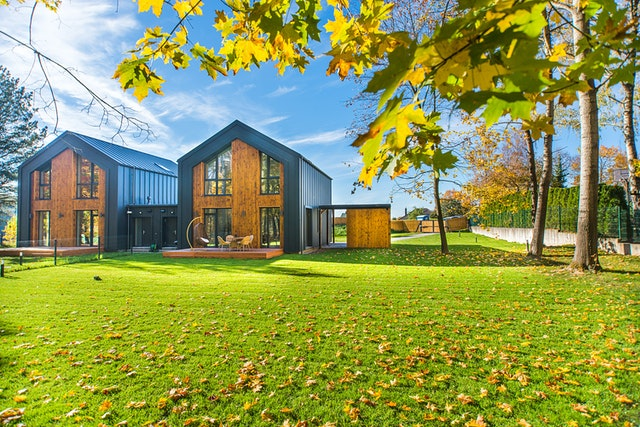
#> input picture OpenCV_Image_Processing/Shi-Tomasi-Corner-Detection/house.jpg, 640 x 427 px
$ jupyter execute ShiTomasiCornerDetection_GoodFeaturesToTrack.ipynb
#> lines starting #> are read from the running program, lines starting #| are printed output that depends on the picture; after the words box and inside, x2 and y2 are one past the last pixel; in counts of white or black regions, pixels touching at a corner belong together
[cell 1]
import numpy as np
import cv2
from matplotlib import pyplot as plt

[cell 2]
my_image = cv2.imread('house.jpg')
#> my_image is the input picture: shape (427, 640, 3); mean B, G, R 83.8, 153.6, 142.5
plt.imshow(my_image)

[cell 3]
gray_image = cv2.cvtColor(my_image, cv2.COLOR_BGR2GRAY)
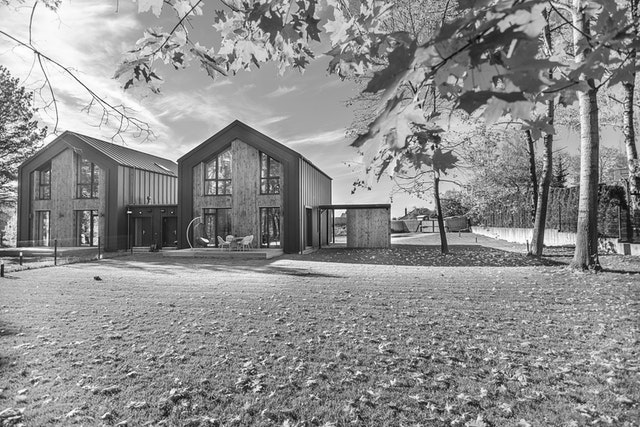
#> gray_image: shape (427, 640); min 1, max 255, mean 142.3

plt.imshow(gray_image)

[cell 4]
# input image, #points, quality level (0-1), min euclidean dist. between detected points
corners = cv2.goodFeaturesToTrack(gray_image, 25, 0.01, 10)
#> corners = 25 rows, first 8: [266, 244], [345, 210], [335, 210], [278, 243], [31, 92], [352, 193], [46, 127], [558, 231]
corners
#> Out has the same summary as corners

[cell 5]
corners = np.int0(corners)

for i in corners:
  x, y = i.ravel()
  cv2.circle(my_image, (x, y), 3, 255, -1 )
#> this loop made 25 passes
#> (x, y) on passes 1 to 12: (266, 244), (345, 210), (335, 210), (278, 243), (31, 92), (352, 193), (46, 127), (558, 231), (29, 105), (634, 228), (94, 217), (20, 255)
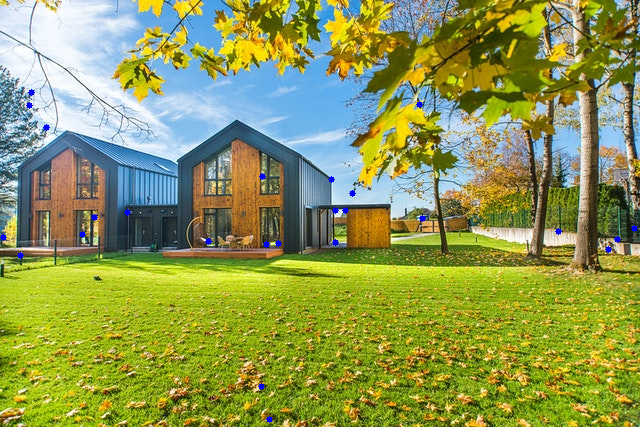
#> my_image: shape (427, 640, 3); 0.27% of pixels changed, all inside (x1, y1, x2, y2) = (0, 89, 638, 423)

plt.imshow(my_image),plt.show()
